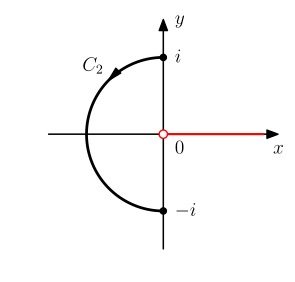

This figure's Python source:
import matplotlib.pyplot as plt
import numpy as np
import math

__author__ = 'ernesto'

plt.rcParams['text.usetex'] = True
plt.rcParams['text.latex.preview'] = True
plt.rcParams['text.latex.preamble'] = [r'\usepackage{amsmath}']


# auxiliar function for plot ticks of equal length in x and y axis despite its scales.
def convert_display_to_data_coordinates(transData, length=10):
    # create a transform which will take from display to data coordinates
    inv = transData.inverted()
    # transform from display coordinates to data coordinates in x axis
    data_coords = inv.transform([(0, 0), (length, 0)])
    # get the length of the segment in data units
    yticks_len = data_coords[1, 0] - data_coords[0, 0]
    # transform from display coordinates to data coordinates in y axis
    data_coords = inv.transform([(0, 0), (0, length)])
    # get the length of the segment in data units
    xticks_len = data_coords[1, 1] - data_coords[0, 1]
    return xticks_len, yticks_len


# parámetros
r = 1
# angulo del rayo
alpha = math.pi / 6

# circulo |z|=1
N = 100
thetas = np.linspace(math.pi / 2, 3 * math.pi / 2, N)
xc = r * np.cos(thetas)
yc = r * np.sin(thetas)

# valores maximos y minimos de los ejes
max_ax = 1.3
xmin = -max_ax
xmax = max_ax
ymin = -max_ax
ymax = max_ax

dx = 0.2
# axis parameters
xmin_ax = xmin - dx
xmax_ax = xmax + dx
ymin_ax = ymin - dx
ymax_ax = ymax + dx

# length of the ticks for all subplot (6 pixels)
display_length = 6  # in pixels
# x ticks labels margin
xtm = -0.25
ytm = -0.15
# font size
fontsize = 14

fig = plt.figure(0, figsize=(3, 3), frameon=False)
ax = fig.add_subplot(111)

plt.xlim(xmin_ax, xmax_ax)
plt.ylim(ymin_ax, ymax_ax)
plt.gca().set_aspect('equal', adjustable='box')

# horizontal and vertical ticks length
xtl, ytl = convert_display_to_data_coordinates(ax.transData, length=display_length)

# axis arrows
plt.annotate("", xytext=(xmin_ax, 0), xycoords='data', xy=(xmax_ax, 0), textcoords='data',
             arrowprops=dict(width=0.1, headwidth=6, headlength=8, facecolor='black', shrink=0.002))
plt.annotate("", xytext=(0, ymin_ax), xycoords='data', xy=(0, ymax_ax), textcoords='data',
             arrowprops=dict(width=0.1, headwidth=6, headlength=8, facecolor='black', shrink=0.002))

# circulo |z|=1
plt.plot(xc, yc, color='k', lw=2)

ms = 6
plt.plot(0, 0, 'o', markerfacecolor='w', markeredgecolor='r', ms=ms, zorder=10)
plt.plot([0, xmax], [0, 0], 'r', ms=ms, zorder=9)

# puntos z = i y z = -i
ms = 9
plt.plot(0, 1, 'k.', ms=ms)
plt.plot(0, -1, 'k.', ms=ms)

# flechas
theta = 3 * math.pi / 4
xa = r * math.cos(theta)
ya = r * math.sin(theta)
r2 = 0.01
plt.annotate("", xytext=(xa, ya), xycoords='data', xy=(xa-r2*math.sin(theta), ya+r2*math.cos(theta)), textcoords='data',
             arrowprops=dict(width=0.1, headwidth=5, headlength=10, facecolor='k', edgecolor='k', shrink=0.002),
             zorder=-1)

# etiquetas de los contornos
r3 = 1.1
xl = r3 * math.cos(theta)
yl = r3 * math.sin(theta)
plt.text(xl, yl, r'$C_2$', fontsize=fontsize, ha='right', va='bottom')

# etiquetas de los ejes
plt.text(xmax_ax, xtm, r'$x$', fontsize=fontsize, ha='center', va='baseline')
plt.text(-ytm, ymax_ax, '$y$', fontsize=fontsize, ha='left', va='center')

# circle labels
ytm2 = -0.12
plt.text(-ytm, r, '$i$', fontsize=fontsize, ha='left', va='center')
plt.text(-ytm, -r , '$-i$', fontsize=fontsize, ha='left', va='center')
plt.text(-ytm, xtm, '$0$', fontsize=fontsize, ha='left', va='baseline')

plt.axis('off')

# save as pdf image
plt.savefig('example_48_03_C2.pdf', bbox_inches='tight')

plt.show()
